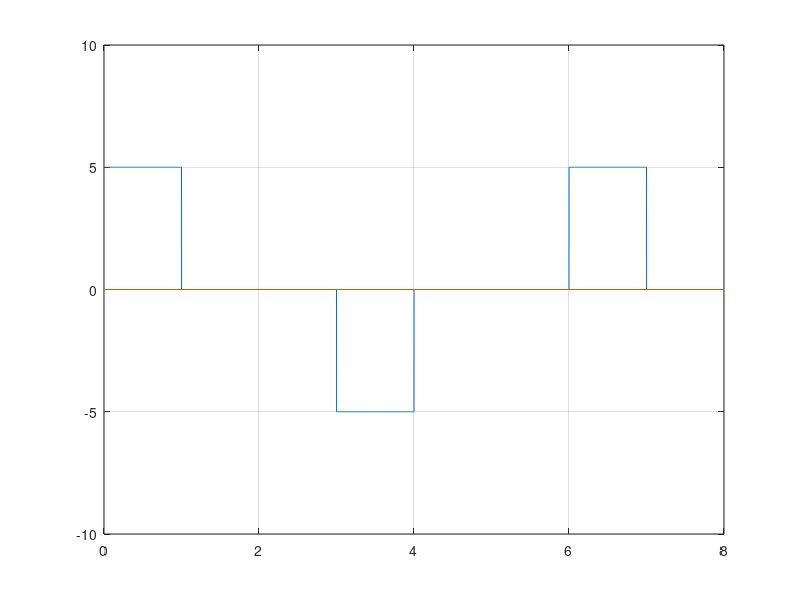

Recreate this plot in MATLAB.
clc; 
clear all; 
close all;

bits = [0 1 0 1 1 0 1 1];


bitrate = 1;
voltage = 5;

sampling_rate = 1000;
sampling_time = 1/sampling_rate;

end_time = length(bits)/bitrate;
time = 0:sampling_time:end_time;

index = 1;

sign = 1; 
last = 1;

if bits(1) == 1
    sign = 0;
end

for i = 1:length(time)
    modulation(i) = sign*voltage;
    if time(i)*bitrate >= index
        if sign ~= 0
            last = sign;
        end
        index = index+1;
        if index <= length(bits) && bits(index) == 1
            if sign == 0
                sign = -last;
            else
                sign = 0;
            end
       end
     end
end

plot(time, modulation);
axis([0 end_time -voltage-5 voltage+5]);
line([0 end_time], [0,0]);
grid on;

%... Demodulation
index = 1;
last = voltage;

for i = 1:length(modulation)
    if modulation(i) == last
        demodultaion(index) = 0;
    else
        demodultaion(index) = 1;
    end
    if time(i)*bitrate >= index
        index = index+1;
        last = modulation(i);
    end
end

disp(demodultaion);